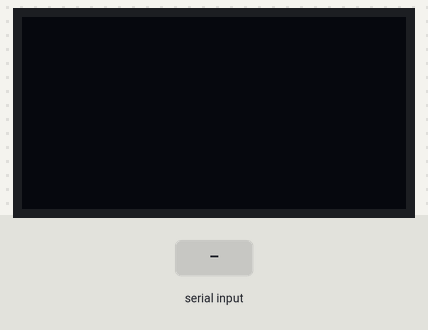
Bench run of a sketch on a simulated Arduino Uno, built with avr-gcc and run on an emulated ATmega328P. On the bench: 128×64 one-colour display. Inputs (shaded band) come from the test bench. The display library's start-up logo is not drawn.

Above: at 3.2 s.
3.3 s: "1" received over Serial
4.8 s: "0" received over Serial
At 5.8 s:
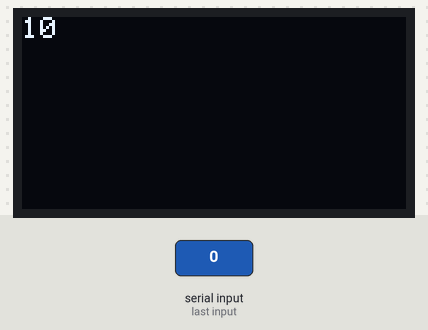
6.3 s: "2" received over Serial
At 7.0 s:
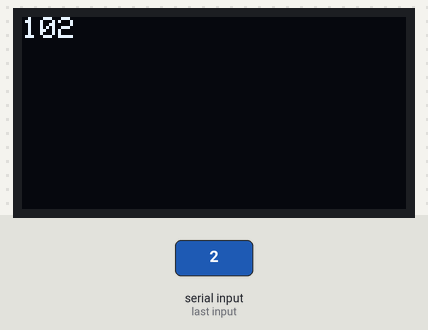
Timing chart, 0 to 9.3 s (numbered marks = the images above; inputs shaded):
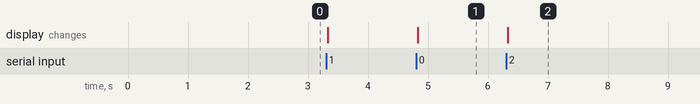

Measured:
- after the input at 4.8 s, the display: changes at once (image 1)
- after the input at 6.3 s, the display: changes at once (image 2)

The sketch:

OLED_TEsT_Serial.ino
```cpp
#include <SPI.h>
#include <Wire.h>
#include <Adafruit_GFX.h>
#include <Adafruit_SSD1306.h>


#define OLED_RESET 4 // not used / nicht genutzt bei diesem Display
Adafruit_SSD1306 display(OLED_RESET);

 char inChar;
 String string;


void setup()   {
 // initialize with the I2C addr 0x3C / mit I2C-Adresse 0x3c initialisieren
 display.begin(SSD1306_SWITCHCAPVCC, 0x3C);

  Serial.begin(115200);
  string.reserve(200);

  display.display();
  delay(2000);
  display.clearDisplay();
  display.setTextSize(0.5);
  display.setTextColor(INVERSE);
}

void loop()
{


  if (Serial.available())  {

                display.clearDisplay();
                inChar = Serial.read();
                string+=inChar;
                display.setCursor(0,0);
                display.print(string);
                display.display();


    }


  display.display();

}
```
